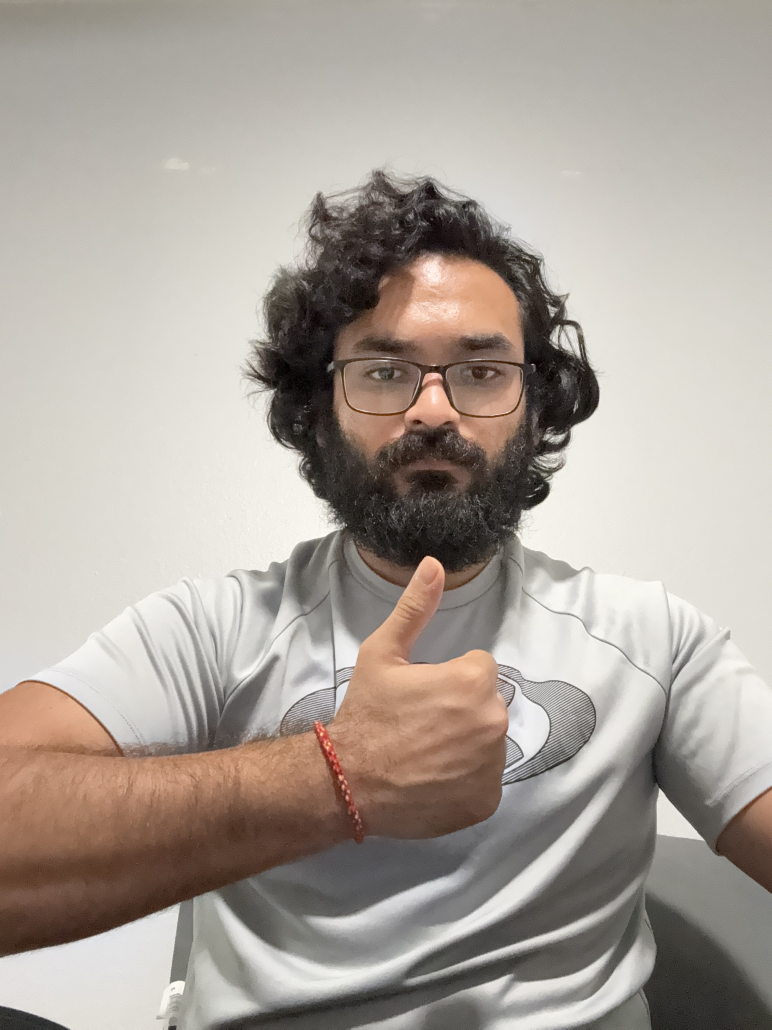
#> input picture data/best/IMG_8741 copy 10.JPG, 2316 x 3088 px (shown at 1/3 size)
$ python -i collect_data.py   (imports and definitions only)   (older library calls are emulated)
#> lines starting #> are read from the running program, lines starting #| are printed output that depends on the picture
#> further down, picture is the input picture: shape (3088, 2316, 3); mean B, G, R 153.8, 161.9, 170.7
import cv2
import mediapipe as mp
import numpy as np
import csv
import os
import time
from collections import defaultdict
from dataclasses import dataclass
from typing import Dict, List, Tuple, Optional, Any


# ============================================================
# ================ CONFIGURATION AND CONSTANTS ===============
# ============================================================
# Capture webcam frames, map hotkeys to labels, and append 63-D landmark
# features plus the label into data/landmarks.csv for training.

DATA_DIR = "data"
CSV_PATH = os.path.join(DATA_DIR, "landmarks.csv")

#: Human-readable list of the 12 sign classes we are going to store.
CLASS_NAMES: List[str] = [
    "HELLO",
    "YES",
    "NO",
    "THANK YOU",
    "BEAUTIFUL",
    "CAREFUL",
    "FIGHT",
    "GREAT",
    "NOW",
    "SEE",
    "TALK",
    "US",
]

#: Map keyboard keys to labels for fast data collection.
#: We use ASCII codes obtained via ord('character').
KEY_TO_LABEL: Dict[int, str] = {
    ord("1"): "HELLO",
    ord("2"): "YES",
    ord("3"): "NO",
    ord("4"): "THANK YOU",
    ord("5"): "BEAUTIFUL",
    ord("6"): "CAREFUL",
    ord("7"): "FIGHT",
    ord("8"): "GREAT",
    ord("9"): "NOW",
    ord("0"): "SEE",
    ord("q"): "TALK",
    ord("w"): "US",
}

#: Number of landmarks in MediaPipe Hands for a single hand.
NUM_LANDMARKS: int = 21  # each has x, y, z -> 63 features


# ============================================================
# =============== EXTRA DATA STRUCTURES (UNUSED) =============
# ============================================================

@dataclass
class AppConfig:
    """
    Configuration class for the application.

    NOTE: This class is **not used** directly in the current script.
    It is only here to demonstrate how configuration could be wrapped
    in a dataclass in a larger project.
    """

    data_dir: str = DATA_DIR
    csv_path: str = CSV_PATH
    num_landmarks: int = NUM_LANDMARKS
    class_names: List[str] = None

    def __post_init__(self):
        if self.class_names is None:
            self.class_names = CLASS_NAMES.copy()

    # [10 lines left out: function summary, not called in this run]


@dataclass
class DebugTimer:
    """
    Simple timing helper to measure durations.

    This class is declared but never used in the main script.
    """

    start_time: float = time.time()

    def reset(self) -> None:
        self.start_time = time.time()

    def elapsed_ms(self) -> float:
        return (time.time() - self.start_time) * 1000.0


@dataclass
class LandmarkSample:
    """
    A small data structure representing a single landmark sample.

    Attributes
    ----------
    features : np.ndarray
        A 1D array of length 63 (21 landmarks * 3 coordinates).
    label : str
        The class label associated with this sample.
    """

    features: np.ndarray
    label: str

    # [10 lines left out: function to_csv_row, not called in this run]


class SimpleLogger:
    """
    A minimal logger-like class.

    This logger is not used in the main routine but included to illustrate
    how structured logging might be added to a real system.
    """

    def __init__(self, prefix: str = "[LOGGER]"):
        self.prefix = prefix

    def info(self, msg: str) -> None:
        print(f"{self.prefix} INFO: {msg}")

    def warn(self, msg: str) -> None:
        print(f"{self.prefix} WARN: {msg}")

    def error(self, msg: str) -> None:
        print(f"{self.prefix} ERROR: {msg}")


# [259 lines left out: functions debug_print_config, unused_normalize_vector, unused_center_points, unused_dummy_feature_generator, unused_statistics_on_samples, unused_dummy_menu and 12 more, not called in this run]


def unused_cv_crop(frame: np.ndarray, x: int, y: int, w: int, h: int) -> np.ndarray:
    """Crop a region from the image."""
    return frame[y:y+h, x:x+w]


def unused_cv_gaussian_blur(frame: np.ndarray, k: int = 5) -> np.ndarray:
    """Apply Gaussian blur."""
    return cv2.GaussianBlur(frame, (k, k), 0)


def unused_cv_median_blur(frame: np.ndarray, k: int = 5) -> np.ndarray:
    """Apply median blur filter."""
    return cv2.medianBlur(frame, k)


def unused_cv_bilateral_filter(frame: np.ndarray) -> np.ndarray:
    """Apply bilateral filter for edge-preserving smoothing."""
    return cv2.bilateralFilter(frame, 9, 75, 75)


# [4 lines left out: function unused_cv_canny_edges, not called in this run]


def unused_cv_sobel(frame: np.ndarray) -> np.ndarray:
    """Compute Sobel edge gradients."""
    gray = cv2.cvtColor(frame, cv2.COLOR_BGR2GRAY)
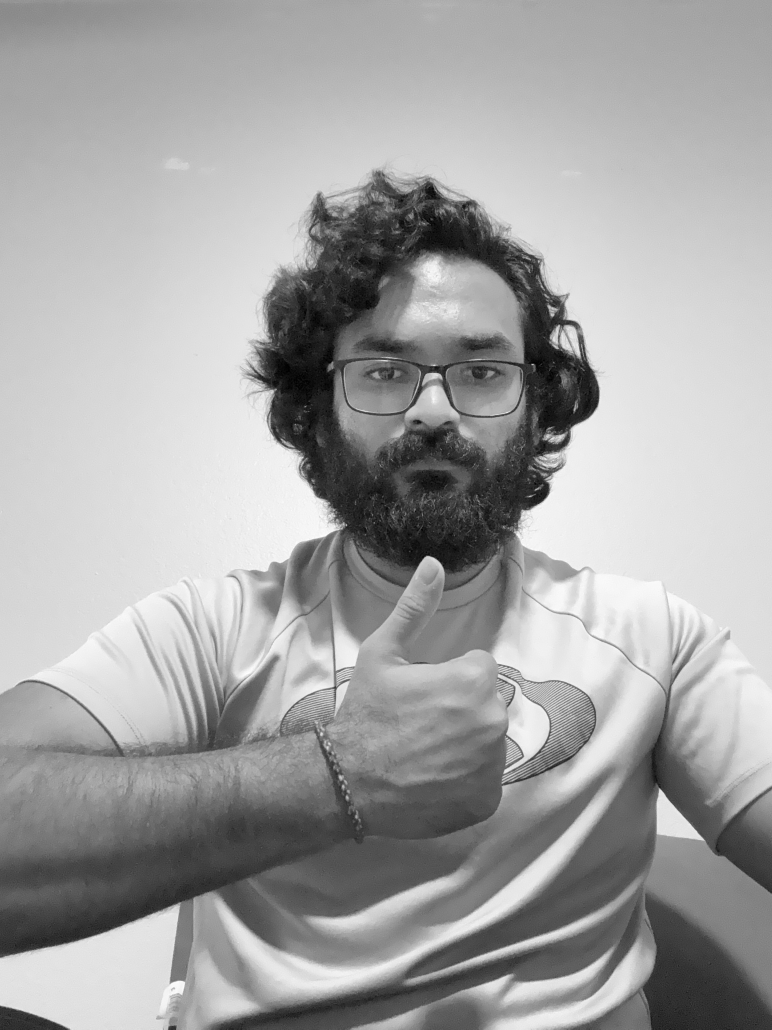
#> gray: shape (3088, 2316) (shown at 1/3 size); min 0, max 255, mean 163.6
    grad_x = cv2.Sobel(gray, cv2.CV_64F, 1, 0)
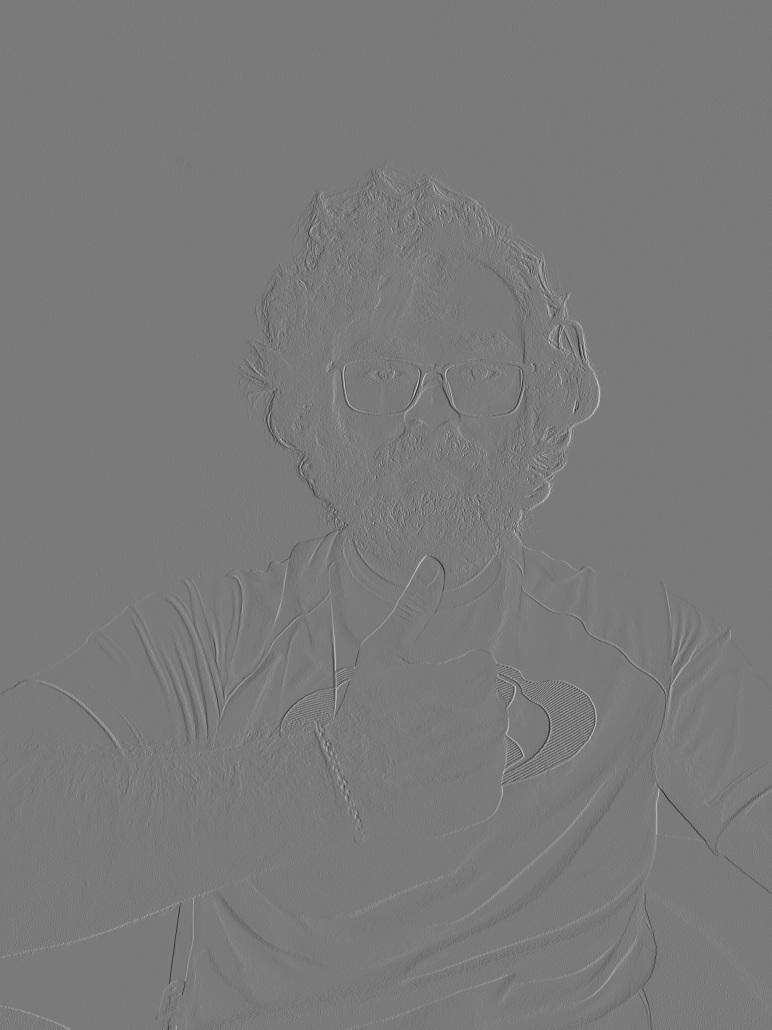
#> grad_x: shape (3088, 2316) float64 (shown at 1/3 size); min -514, max 557, mean 0; drawn with min black and max white
    grad_y = cv2.Sobel(gray, cv2.CV_64F, 0, 1)
    return cv2.magnitude(grad_x, grad_y)
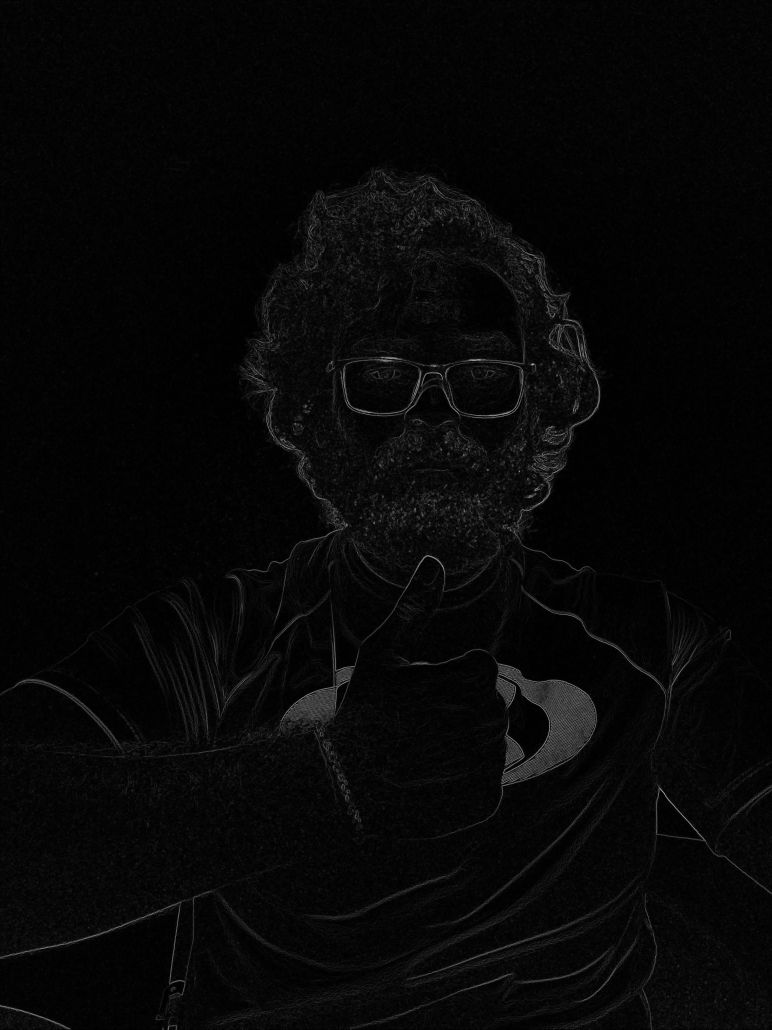
#> returned value: shape (3088, 2316) float64 (shown at 1/3 size); min 0, max 707.7, mean 21.5; drawn with min black and max white


# [4 lines left out: function unused_cv_laplacian, not called in this run]


def unused_cv_to_gray(frame: np.ndarray) -> np.ndarray:
    """Convert image to grayscale."""
    return cv2.cvtColor(frame, cv2.COLOR_BGR2GRAY)


def unused_cv_to_hsv(frame: np.ndarray) -> np.ndarray:
    """Convert image to HSV color space."""
    return cv2.cvtColor(frame, cv2.COLOR_BGR2HSV)


def unused_cv_to_lab(frame: np.ndarray) -> np.ndarray:
    """Convert image to LAB color space."""
    return cv2.cvtColor(frame, cv2.COLOR_BGR2LAB)


# [49 lines left out: functions unused_cv_equalize_hist, unused_cv_erode, unused_cv_dilate, unused_cv_morph_open, unused_cv_morph_close, unused_cv_draw_bbox and 2 more, not called in this run]


def unused_cv_background_subtractor() -> cv2.BackgroundSubtractorMOG2:
    """Return a background subtractor object."""
    return cv2.createBackgroundSubtractorMOG2()


# [112 lines left out: functions unused_cv_optical_flow, unused_apply_color_mask, ensure_data_dir_exists, create_csv_if_needed, append_sample_to_csv, unused_load_all_samples and 1 more, not called in this run]


# ============================================================
# ================= MEDIAPIPE / LANDMARK LOGIC ===============
# ============================================================

mp_hands = mp.solutions.hands
mp_drawing = mp.solutions.drawing_utils


# [328 lines left out: functions create_mediapipe_hands, extract_landmarks, unused_scale_features, unused_clip_features, draw_landmarks_on_frame, draw_instructions and 4 more, not called in this run]


# ============================================================
# ======================= SCRIPT ENTRY =======================
# ============================================================

# [3 lines not run here, left out]

>>> import cv2
>>> picture = cv2.imread('../data/best/IMG_8741 copy 10.JPG')
>>> result = unused_cv_sobel(picture)
